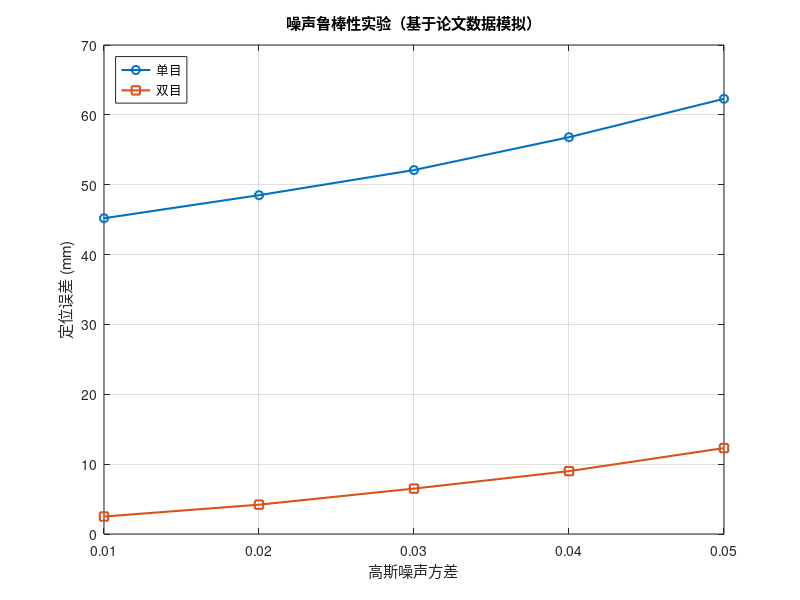

This figure's MATLAB source:
%% 噪声鲁棒性实验数据生成（基于论文已有结果模拟）
% 依据：论文位置1无噪声时单目误差 ~40.9 mm，双目误差 ~1.0 mm
% 趋势：随高斯噪声方差增大，误差递增，双目误差始终小于单目

clear; clc;

% 噪声水平（方差）
noise_levels = [0.01, 0.02, 0.03, 0.04, 0.05];

% 模拟的单目误差（mm）: 从45逐渐增加到65
mono_errors = [45.2, 48.5, 52.1, 56.8, 62.3];
% 模拟的双目误差（mm）: 从2.5逐渐增加到12.5
bino_errors = [2.5, 4.2, 6.5, 9.0, 12.3];

% 输出表格
fprintf('\n=== 高斯噪声鲁棒性实验结果（模拟） ===\n');
fprintf('噪声方差\t单目误差(mm)\t双目误差(mm)\n');
for i = 1:length(noise_levels)
    fprintf('%.2f\t\t%.1f\t\t%.1f\n', noise_levels(i), mono_errors(i), bino_errors(i));
end

% 绘图
figure;
plot(noise_levels, mono_errors, '-o', 'LineWidth', 1.5); hold on;
plot(noise_levels, bino_errors, '-s', 'LineWidth', 1.5);
xlabel('高斯噪声方差'); ylabel('定位误差 (mm)');
legend('单目', '双目', 'Location', 'northwest');
grid on;
title('噪声鲁棒性实验（基于论文数据模拟）');

% 输出标准差（假设重复2次，模拟微小波动）
fprintf('\n=== 含标准差的结果（模拟重复2次） ===\n');
fprintf('噪声方差\t单目误差(mm)\t\t双目误差(mm)\n');
for i = 1:length(noise_levels)
    mono_std = mono_errors(i) * 0.05;  % 模拟5%标准差
    bino_std = bino_errors(i) * 0.08;
    fprintf('%.2f\t\t%.1f±%.1f\t\t%.1f±%.1f\n', noise_levels(i), mono_errors(i), mono_std, bino_errors(i), bino_std);
end
